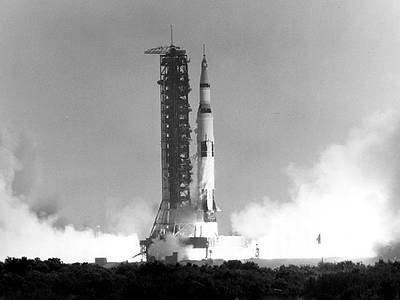
#> input picture my_exercise_files/Week11/appollo_11.jpg, 400 x 300 px
$ jupyter execute Week11_tutorial_3.ipynb   (shell and % lines are left out)
#> lines starting #> are read from the running program, lines starting #| are printed output that depends on the picture; after the words box and inside, x2 and y2 are one past the last pixel; in counts of white or black regions, pixels touching at a corner belong together
[cell 1]
import cv2
import numpy as np
import matplotlib.pyplot as plt
from PIL import Image
import matplotlib
matplotlib.rcParams['figure.figsize'] = (9.0, 9.0)
from IPython.display import Image

image = cv2.imread("appollo_11.jpg",cv2.IMREAD_COLOR)
#> image is the input picture: shape (300, 400, 3); min 0, max 255, mean 156.6
plt.imshow(image[:,:,::-1])
#> (this line was passed over: IPython is not available in this run)

[cell 2]
image_line = image.copy()

cv2.line(image_line, (75,50), (125,50), (0,255,255), thickness=3, lineType=cv2.LINE_AA)
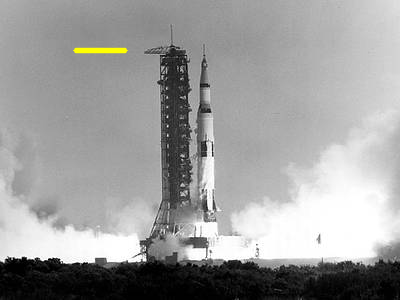
#> image_line: shape (300, 400, 3); 0.31% of pixels changed, all inside (x1, y1, x2, y2) = (72, 47, 129, 54)
plt.imshow(image_line[:,:,::-1])
#> (this line was passed over: IPython is not available in this run)

[cell 3]
# Draw circle
image_circle = image.copy()

cv2.circle(image_circle, (200,140), 100, (0,0,255), thickness=3, lineType=cv2.LINE_AA)
cv2.circle(image_circle, (320,240), 20, (255,255,0), thickness=2, lineType=cv2.LINE_AA)
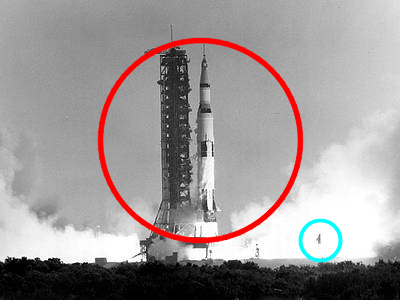
#> image_circle: shape (300, 400, 3); mean B, G, R 151.8, 151.8, 158
plt.imshow(image_circle[:,:,::-1])
#> (this line was passed over: IPython is not available in this run)

$ run again, with my_exercise_files/Week11/NZ_pic.jpg copied over my_exercise_files/Week11/appollo_11.jpg
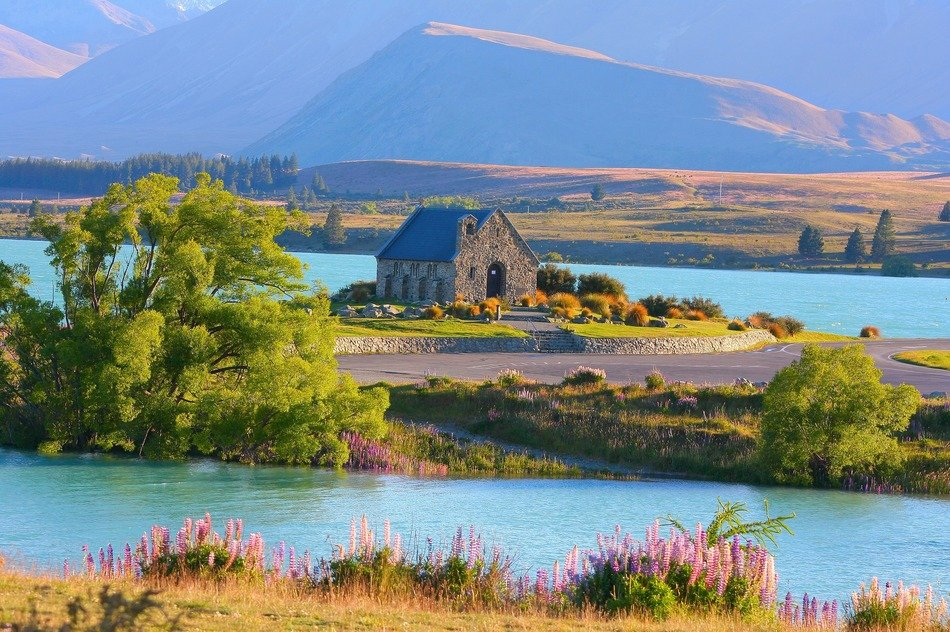
#> input picture my_exercise_files/Week11/NZ_pic.jpg, 950 x 632 px
#> image is the input picture: shape (632, 950, 3); mean B, G, R 137.8, 137.9, 123.8
#> `cv2.line(image_line, (75,50), (125,50), (0,255,255), thickness=3, line..`:
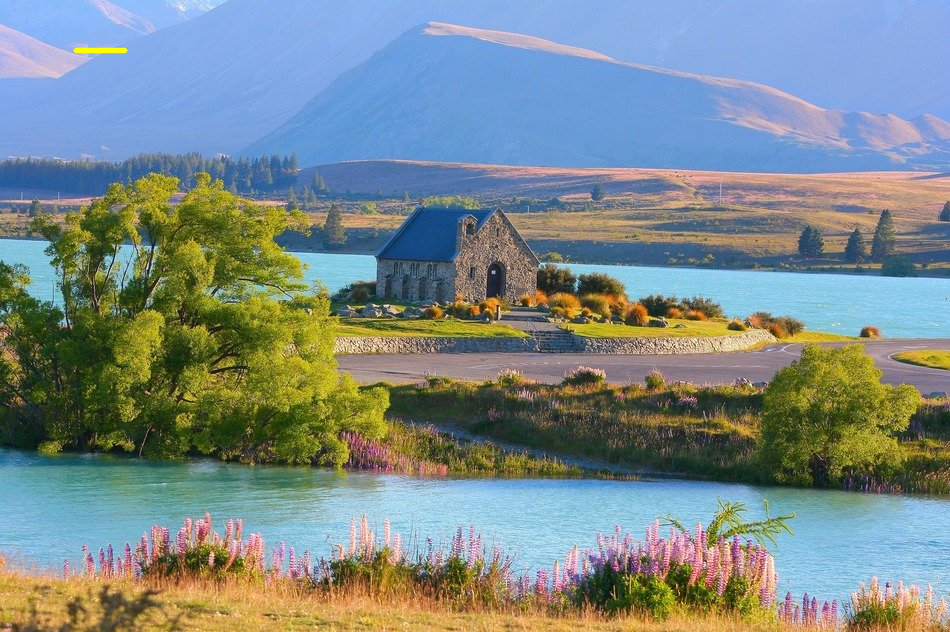
#> image_line: shape (632, 950, 3); 0.06% of pixels changed, all inside (x1, y1, x2, y2) = (72, 47, 129, 54)
#> `cv2.circle(image_circle, (320,240), 20, (255,255,0), thickness=2, line..`:
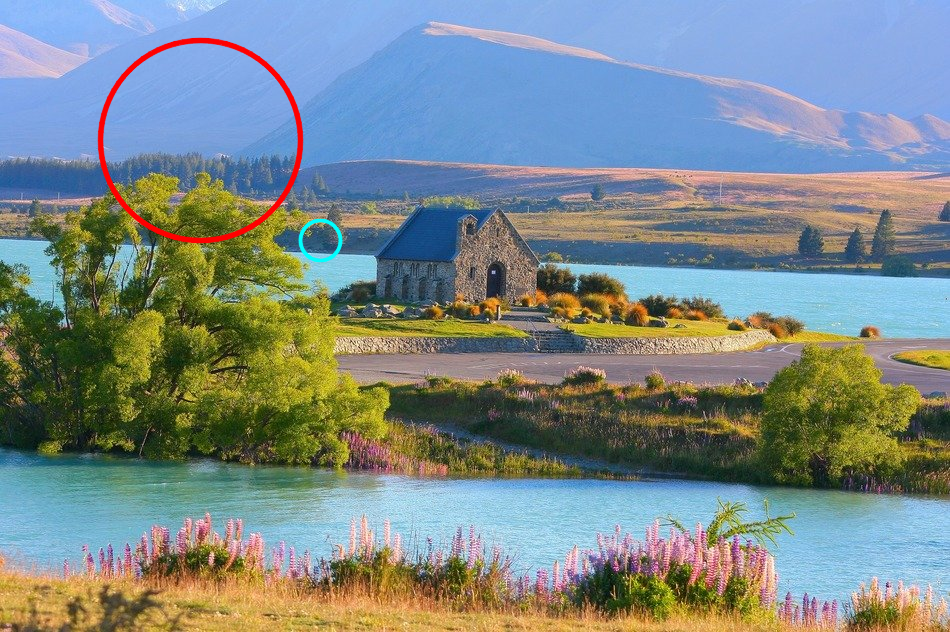
#> image_circle: shape (632, 950, 3); mean B, G, R 137, 137.2, 124.5
